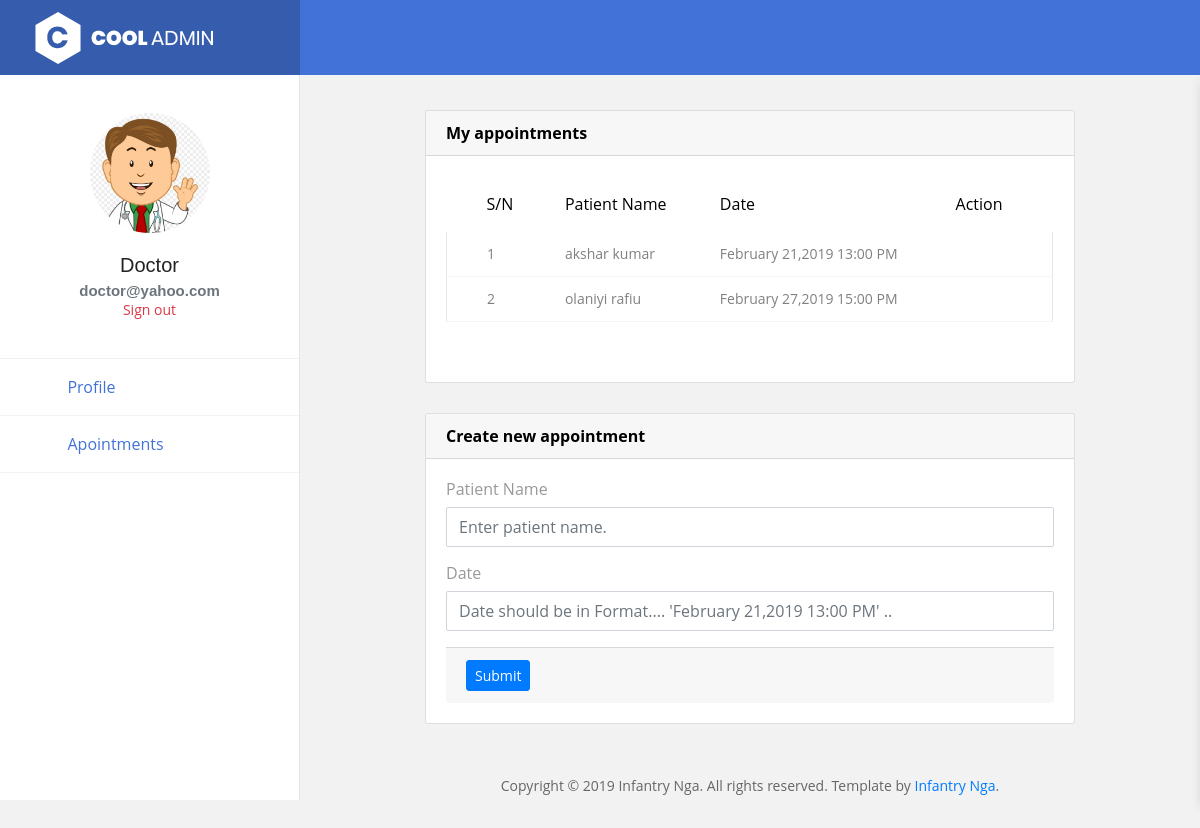
/appointments.php (signed in), run on the app's committed database.
### tables this page shows
CREATE TABLE `doctors` (
  `id` int(15) NOT NULL,
  `fullName` varchar(40) NOT NULL,
  `emailAddress` varchar(40) NOT NULL,
  `password` varchar(100) NOT NULL,
  `status` tinyint(1) NOT NULL,
  `specialization` text NOT NULL,
  `imageName` varchar(100) NOT NULL,
  `user_type` tinyint(4) NOT NULL
);

CREATE TABLE `appointments` (
  `id` int(11) NOT NULL,
  `date` text NOT NULL,
  `patient_name` varchar(100) NOT NULL,
  `doctor_id` int(11) NOT NULL,
  `status` tinyint(1) NOT NULL
);

### appointments.php (the view, shortened to what this page needs)
<?php
  $id=$_SESSION['doctor_id'];
  $userType='doctors';
  $con=mysqli_connect('localhost','root','','infantry');
  $sql="select * from $userType where id='$id' ";
  $dbc=mysqli_query($con,$sql);
  while ($row=mysqli_fetch_array($dbc)) {
      $username=$row['fullName'];
      $imageName=$row['imageName'];
      $email=$row['emailAddress'];
  }
?>
<!DOCTYPE html>
<html lang="en">
<head>
    <?php include('includes/css.php');?>
        <link rel="stylesheet" type="text/css" href="css/style.css">
</head>
<body class="animsition">
    <div class="page-wrapper">
        <?php include('includes/sidebar.php');?>
        <div class="page-container2">
          <?php include('includes/header.php');?>
            <div class="doctor_table">
                   <div class="allpost">
                               <div class="col-md-12">
                                <div class="card">
                                    <div class="card-header">
                                        <strong class="card-title" style="color: black">My appointments
                                        </strong>
                                    </div>
                                    <div class="card-body">
                                          <div class="table-responsive m-b-40">
                                            <table class="table table-borderless table-data3">
                                                <thead>
                                                    <tr>
                                                        <th>S/N</th>
                                                        <th>patient name</th>
                                                        <th>date</th>
                                                        <th>Action</th>
                                                    </tr>
                                                </thead>
                                                 <tbody>
                                                <?php
                                                      $con=mysqli_connect('localhost','root','','infantry');
                                                      $sql="select * from appointments where doctor_id='9' and status='0' ";
                                                      $dbc=mysqli_query($con,$sql);
                                                      if ($dbc->num_rows>0) {
                                                        $count=1;
                                                        while ($app=mysqli_fetch_array($dbc)) {
                                                            $app_id=$app['id'];
                                                            $date=$app['date'];
                                                            $Pname=$app['patient_name'];
                                                            ?>
                                                        <tr>
                                                        <td><?=$count?></td>
                                                        <td><?=$Pname?></td>
                                                        <td><?=$date?></td>
                                                        <td>
                                                            <a href="appointments.php?app_id=<?=$app_id?>"><i class="fa fa-check-square" title="end appointment" style="color: #cccccc"></i></a>
                                                        </td>
                                                       </tr>
                                                            <?php
                                                            $count++;
                                                        }
                                                      }
                                                      else{
                                                            echo "<script>alert('You have no pending appointment with any patient.')</script>";
                                                            echo "<script>window.location='doctorhome.php'</script>";
                                                      }
                                                ?>
                                                   </tbody>
                                                </table>
                                        </div>
                                        </div>
                        </div>
                         <div class="row m-t-30">
                            <div class="col-md-12">
                                    <div class="card">
                                    <div class="card-header">
                                   <strong class="card-title" style="color: black">Create new appointment
                                    </strong>
                                    </div>
                                    <div class="card-body card-block">
                                        <form action="" method="post" enctype="multipart/form-data">
                                            <div class="form-group">
                                                <label for="nf-email" class=" form-control-label">Patient Name</label>
                                                <input type="text" id="patient_name" name="patient_name" placeholder="Enter patient name." class="form-control" required>
                                                </div>
                                                <div class="form-group">
                                                <label for="nf-email" class=" form-control-label">Date</label>
                                                <input type="text" id="app_date" name="app_date" placeholder="Date should be in Format.... 'February 21,2019 13:00 PM' .." class="form-control" required>
                                                </div>
                                                <div class="card-footer">
                                                <input type="submit" class="btn btn-primary btn-sm" name="addApp">
                                                </form>
                                    </div>
                                </div>
                            </div>
                        </div>
                    </div>
                </div>
            <?php include('includes/footer.php');?>
        </div>
    </div>
</body>
</html>

### includes/sidebar.php (shortened to what this page needs)
<aside class="menu-sidebar2">
      <div class="logo">
          <a href="">
              <img src="images/icon/logo-white.png" alt="Cool Admin" />
          </a>
      </div>
      <div class="menu-sidebar2__content js-scrollbar1">
          <div class="account2">
              <a href="doctorhome.php">
              <div class="image img-cir img-120">
                  <img src="profilePhotos/<?=$imageName ?>" alt="John Doe" />
              </div>
          </a>
              <h4 class="name"><?php echo $username;?></h4>
              <h5 class="text-muted"><?php echo $email;?></h5>
              <a href="logout.php" class="text-danger">Sign out</a>
          </div>
          <nav class="navbar-sidebar2">
              <ul class="list-unstyled navbar__list">
                  <li class="active has-sub">
                      <a class="js-arrow" href="#">
                          <i class="fas fa-edit"></i>Profile
                      </a>
                  </li>
                  <li class="active has-sub">
                      <a class="js-arrow" href="./appointments.php">
                          <i class="fas fa-plus"></i>Apointments
                      </a>
                  </li>
              </ul>
          </nav>
      </div>
  </aside>

### css/style.css (style rules this page uses)
body { font-family: 'Open Sans', sans-serif; line-height: 20px; color: #999999; font-size: 300; font-size: 16px; }
ol, ul { list-style: none; }
table { border-collapse: collapse; border-spacing: 0; }
h1, h2, h3, h4, h5, h6 { font-family: 'Raleway', sans-serif; font-weight: 600; color: #222222; }
a, a:hover, a:focus, a:active { outline: none; }
td { border: 0px solid #ededed; border-top: 1px solid rgba(216, 216, 216, 0.5); padding: 6px 10px 6px 0; }
.form-control { height: 40px; }
.doctor_table { padding: 110px; }
.allpost { width: 100%; }

### data on the page
doctors: imageName (picture), fullName "Doctor", emailAddress "doctor@yahoo.com"
appointments: patient_name "akshar kumar", date "February 21,2019 13:00 PM"
appointments: patient_name "olaniyi rafiu", date "February 27,2019 15:00 PM"
